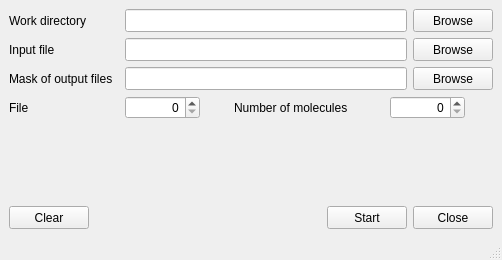
<?xml version="1.0" encoding="UTF-8"?>
<ui version="4.0">
 <class>AglAllWindow</class>
 <widget class="QMainWindow" name="AglAllWindow">
  <property name="geometry">
   <rect>
    <x>0</x>
    <y>0</y>
    <width>502</width>
    <height>260</height>
   </rect>
  </property>
  <property name="windowTitle">
   <string>agl_all</string>
  </property>
  <widget class="QWidget" name="centralwidget">
   <layout class="QVBoxLayout" name="verticalLayout">
    <item>
     <layout class="QHBoxLayout" name="aglall_layout_workDir">
      <item>
       <widget class="QLabel" name="aglall_label_workDir">
        <property name="minimumSize">
         <size>
          <width>110</width>
          <height>23</height>
         </size>
        </property>
        <property name="text">
         <string>Work directory</string>
        </property>
       </widget>
      </item>
      <item>
       <widget class="QLineEdit" name="aglall_lineEdit_workDir">
        <property name="minimumSize">
         <size>
          <width>280</width>
          <height>23</height>
         </size>
        </property>
        <property name="toolTip">
         <string>Path to work directory</string>
        </property>
       </widget>
      </item>
      <item>
       <widget class="QPushButton" name="aglall_pushButton_workDir">
        <property name="minimumSize">
         <size>
          <width>80</width>
          <height>23</height>
         </size>
        </property>
        <property name="text">
         <string>Browse</string>
        </property>
        <property name="autoDefault">
         <bool>true</bool>
        </property>
       </widget>
      </item>
     </layout>
    </item>
    <item>
     <layout class="QHBoxLayout" name="aglall_layout_input">
      <item>
       <widget class="QLabel" name="aglall_label_input">
        <property name="minimumSize">
         <size>
          <width>110</width>
          <height>23</height>
         </size>
        </property>
        <property name="text">
         <string>Input file</string>
        </property>
       </widget>
      </item>
      <item>
       <widget class="QLineEdit" name="aglall_lineEdit_input">
        <property name="minimumSize">
         <size>
          <width>280</width>
          <height>23</height>
         </size>
        </property>
        <property name="toolTip">
         <string>Path to input file</string>
        </property>
       </widget>
      </item>
      <item>
       <widget class="QPushButton" name="pdb_pushButton_input">
        <property name="minimumSize">
         <size>
          <width>80</width>
          <height>23</height>
         </size>
        </property>
        <property name="text">
         <string>Browse</string>
        </property>
        <property name="autoDefault">
         <bool>true</bool>
        </property>
       </widget>
      </item>
     </layout>
    </item>
    <item>
     <layout class="QHBoxLayout" name="aglall_layout_output">
      <item>
       <widget class="QLabel" name="aglall_label_output">
        <property name="minimumSize">
         <size>
          <width>110</width>
          <height>23</height>
         </size>
        </property>
        <property name="text">
         <string>Mask of output files</string>
        </property>
       </widget>
      </item>
      <item>
       <widget class="QLineEdit" name="aglall_lineEdit_output">
        <property name="minimumSize">
         <size>
          <width>280</width>
          <height>23</height>
         </size>
        </property>
        <property name="toolTip">
         <string>Mask of output files</string>
        </property>
       </widget>
      </item>
      <item>
       <widget class="QPushButton" name="aglall_pushButton_output">
        <property name="minimumSize">
         <size>
          <width>80</width>
          <height>23</height>
         </size>
        </property>
        <property name="text">
         <string>Browse</string>
        </property>
        <property name="autoDefault">
         <bool>true</bool>
        </property>
       </widget>
      </item>
     </layout>
    </item>
    <item>
     <layout class="QHBoxLayout" name="aglall_layout_num">
      <item>
       <widget class="QLabel" name="aglall_label_file">
        <property name="minimumSize">
         <size>
          <width>110</width>
          <height>23</height>
         </size>
        </property>
        <property name="text">
         <string>File</string>
        </property>
       </widget>
      </item>
      <item>
       <widget class="QSpinBox" name="aglall_spinBox_file">
        <property name="minimumSize">
         <size>
          <width>75</width>
          <height>23</height>
         </size>
        </property>
        <property name="toolTip">
         <string>Number of file. '0' is all files</string>
        </property>
        <property name="alignment">
         <set>Qt::AlignRight|Qt::AlignTrailing|Qt::AlignVCenter</set>
        </property>
        <property name="maximum">
         <number>999</number>
        </property>
       </widget>
      </item>
      <item>
       <spacer name="horizontalSpacer">
        <property name="orientation">
         <enum>Qt::Horizontal</enum>
        </property>
        <property name="sizeHint" stdset="0">
         <size>
          <width>40</width>
          <height>20</height>
         </size>
        </property>
       </spacer>
      </item>
      <item>
       <widget class="QLabel" name="aglall_label_num">
        <property name="minimumSize">
         <size>
          <width>150</width>
          <height>23</height>
         </size>
        </property>
        <property name="text">
         <string>Number of molecules</string>
        </property>
       </widget>
      </item>
      <item>
       <widget class="QSpinBox" name="aglall_spinBox_num">
        <property name="minimumSize">
         <size>
          <width>75</width>
          <height>23</height>
         </size>
        </property>
        <property name="toolTip">
         <string>Number of molecules in agglomerates. '0' is all agglomerates</string>
        </property>
        <property name="alignment">
         <set>Qt::AlignRight|Qt::AlignTrailing|Qt::AlignVCenter</set>
        </property>
       </widget>
      </item>
      <item>
       <spacer name="horizontalSpacer_2">
        <property name="orientation">
         <enum>Qt::Horizontal</enum>
        </property>
        <property name="sizeHint" stdset="0">
         <size>
          <width>40</width>
          <height>20</height>
         </size>
        </property>
       </spacer>
      </item>
     </layout>
    </item>
    <item>
     <spacer name="verticalSpacer">
      <property name="orientation">
       <enum>Qt::Vertical</enum>
      </property>
      <property name="sizeHint" stdset="0">
       <size>
        <width>20</width>
        <height>40</height>
       </size>
      </property>
     </spacer>
    </item>
    <item>
     <layout class="QHBoxLayout" name="aglall_layout_buttons">
      <item>
       <widget class="QPushButton" name="aglall_pushButton_clear">
        <property name="minimumSize">
         <size>
          <width>80</width>
          <height>23</height>
         </size>
        </property>
        <property name="toolTip">
         <string>Clear window</string>
        </property>
        <property name="text">
         <string>Clear</string>
        </property>
        <property name="autoDefault">
         <bool>true</bool>
        </property>
       </widget>
      </item>
      <item>
       <spacer name="horizontalSpacer_15">
        <property name="orientation">
         <enum>Qt::Horizontal</enum>
        </property>
        <property name="sizeHint" stdset="0">
         <size>
          <width>40</width>
          <height>20</height>
         </size>
        </property>
       </spacer>
      </item>
      <item>
       <widget class="QPushButton" name="aglall_pushButton_start">
        <property name="minimumSize">
         <size>
          <width>80</width>
          <height>23</height>
         </size>
        </property>
        <property name="maximumSize">
         <size>
          <width>16777215</width>
          <height>16777215</height>
         </size>
        </property>
        <property name="toolTip">
         <string>Start analysis</string>
        </property>
        <property name="text">
         <string>Start</string>
        </property>
        <property name="autoDefault">
         <bool>true</bool>
        </property>
       </widget>
      </item>
      <item>
       <widget class="QPushButton" name="aglall_pushButton_close">
        <property name="minimumSize">
         <size>
          <width>80</width>
          <height>23</height>
         </size>
        </property>
        <property name="toolTip">
         <string>Close window</string>
        </property>
        <property name="text">
         <string>Close</string>
        </property>
        <property name="autoDefault">
         <bool>true</bool>
        </property>
       </widget>
      </item>
     </layout>
    </item>
   </layout>
  </widget>
  <widget class="QStatusBar" name="statusbar"/>
 </widget>
 <tabstops>
  <tabstop>aglall_lineEdit_workDir</tabstop>
  <tabstop>aglall_pushButton_workDir</tabstop>
  <tabstop>aglall_lineEdit_input</tabstop>
  <tabstop>pdb_pushButton_input</tabstop>
  <tabstop>aglall_lineEdit_output</tabstop>
  <tabstop>aglall_pushButton_output</tabstop>
  <tabstop>aglall_spinBox_file</tabstop>
  <tabstop>aglall_spinBox_num</tabstop>
  <tabstop>aglall_pushButton_clear</tabstop>
  <tabstop>aglall_pushButton_start</tabstop>
  <tabstop>aglall_pushButton_close</tabstop>
 </tabstops>
 <resources/>
 <connections>
  <connection>
   <sender>aglall_pushButton_close</sender>
   <signal>clicked()</signal>
   <receiver>AglAllWindow</receiver>
   <slot>close()</slot>
   <hints>
    <hint type="sourcelabel">
     <x>462</x>
     <y>225</y>
    </hint>
    <hint type="destinationlabel">
     <x>495</x>
     <y>224</y>
    </hint>
   </hints>
  </connection>
 </connections>
</ui>
